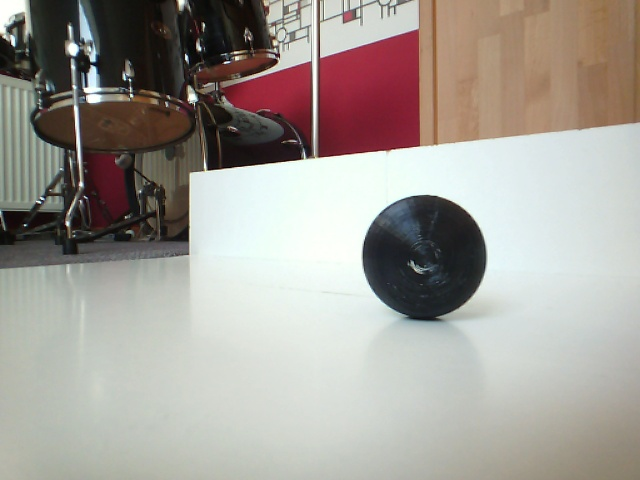
#> input picture ml_data/victims/victims_back_cam/10.jpg, 640 x 480 px, found by its file name; its folder holds only this picture in this run
$ python test_houghCircles_params.py
#> lines starting #> are read from the running program, lines starting #| are printed output that depends on the picture
import cv2
import os
from os import listdir
import numpy as np

path = "/data/Programmieren/Robocup/2022/Main Repo 2022/robocup/ml_data/victims/victims_back_cam"

# read images and store grayscale version in list
img_paths = []
for images in os.listdir(path):
	if (images.endswith(".jpg")):
		img_paths.append(path + '/' + images)
images = []
for img_path in img_paths:
	img = cv2.cvtColor(cv2.imread(img_path), cv2.COLOR_BGR2GRAY)
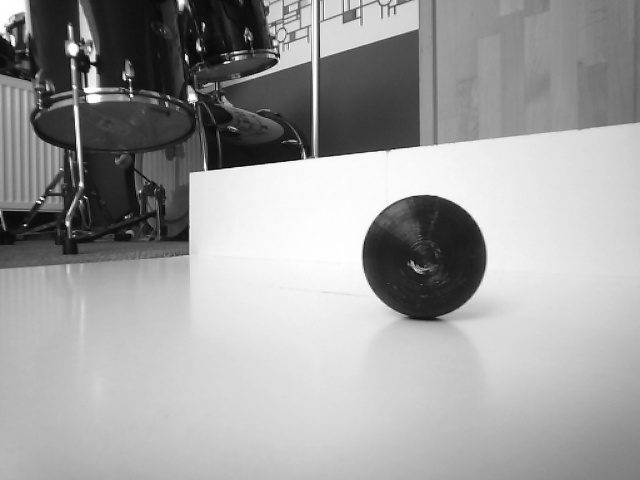
#> img: shape (480, 640); min 1, max 255, mean 158.6
	img = img[170:479, 0:639]
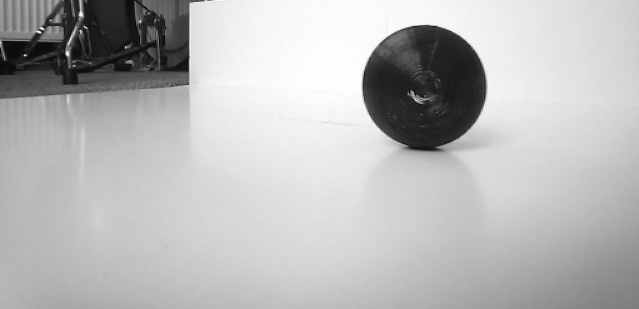
#> img: shape (309, 639); min 3, max 255, mean 184.8
	img = cv2.GaussianBlur(img, (7, 7), 0, 0)
	images.append(img)
for img in images:
	circles = cv2.HoughCircles(img, cv2.HOUGH_GRADIENT, dp=1.0, minDist=60, param1=54, param2=27, minRadius=28, maxRadius=305)
	output = img
	if circles is not None:
		# convert the (x, y) coordinates and radius of the circles to integers
		circles = np.round(circles[0, :]).astype("int")
		# loop over the (x, y) coordinates and radius of the circles
		for (x, y, r) in circles:
			# draw the circle in the output image, then draw a rectangle
			# corresponding to the center of the circle
			cv2.circle(output, (x, y), r, (0, 255, 0), 4)
			cv2.rectangle(output, (x - 5, y - 5), (x + 5, y + 5), (0, 128, 255), -1)
	# show the output image
	cv2.imshow("output", output)
	cv2.waitKey(0)
#> this loop made 1 pass
#> pass 1, `cv2.imshow("output", output)`:
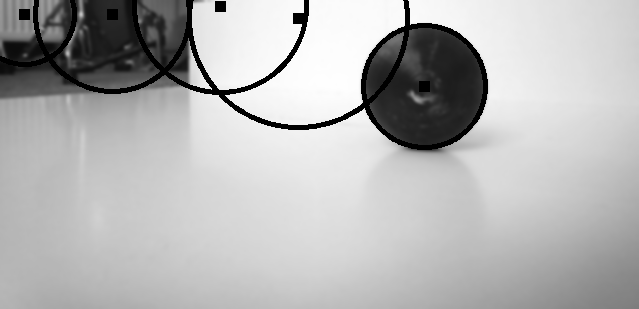
#> window 'output': shape (309, 639); min 0, max 255, mean 179.6

$ run again, on ml_data/victims/victims_back_cam/11.jpg
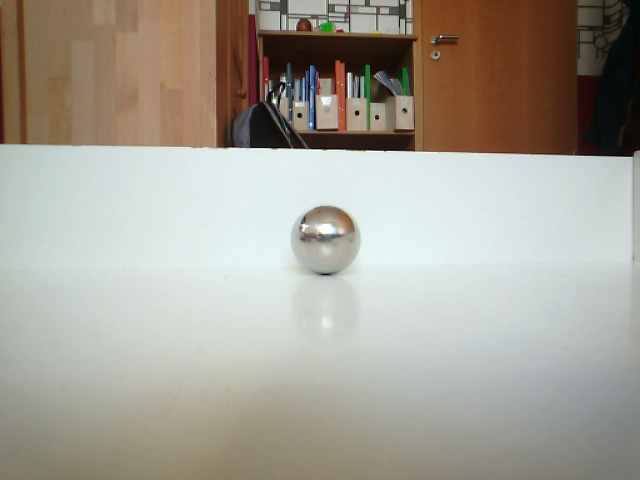
#> input picture ml_data/victims/victims_back_cam/11.jpg, 640 x 480 px, found by its file name
#> `img = img[170:479, 0:639]`:
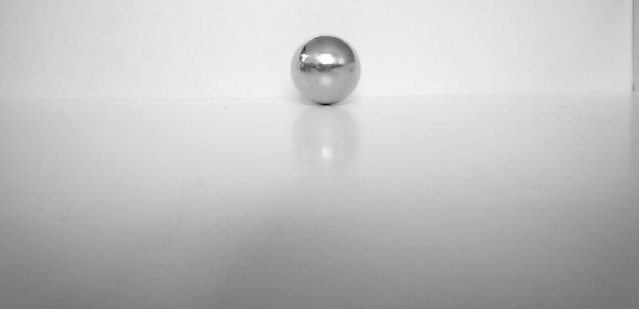
#> img: shape (309, 639); min 7, max 255, mean 191.8
#> the loop `for img in images:` made 1 pass
#> circles on pass 1: [[326, 68, 35]]
#> pass 1, `cv2.imshow("output", output)`:
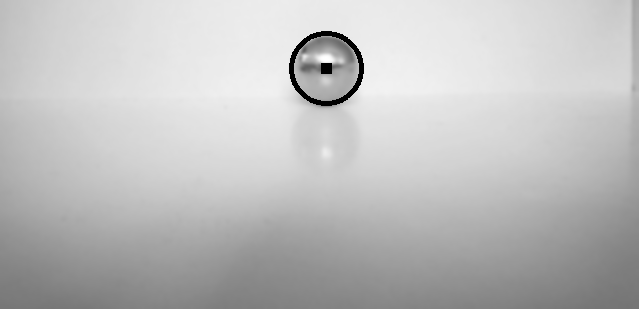
#> window 'output': shape (309, 639); min 0, max 254, mean 190.6
